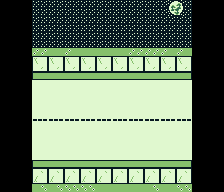

Rendered tile map (Tiled .tmx) drawn with the repository's tilesets; below, a short description and the full map source, tile grids included:
An orthogonal 28x24 tile map with 8x8 px tiles, 1 tile layer (Tile Layer 1).

<map version="1.4" tiledversion="1.4.3" orientation="orthogonal" renderorder="right-down" width="28" height="24" tilewidth="8" tileheight="8" infinite="0" nextlayerid="3" nextobjectid="1">
 <tileset firstgid="1" source="holiday-tileset.tsx" />
 <layer id="1" name="Tile Layer 1" width="28" height="24">
  <data encoding="csv">
0,0,0,0,18,18,18,18,18,18,18,18,18,18,18,18,18,18,18,18,18,35,36,18,0,0,0,0,
0,0,0,0,18,18,18,18,18,18,18,18,18,18,18,18,18,18,18,18,18,43,44,18,0,0,0,0,
0,0,0,0,18,18,18,18,18,18,18,18,18,18,18,18,18,18,18,18,18,18,18,18,0,0,0,0,
0,0,0,0,18,18,18,18,18,18,18,18,18,18,18,18,18,18,18,18,18,18,18,18,0,0,0,0,
0,0,0,0,18,18,18,18,18,18,18,18,18,18,18,18,18,18,18,18,18,18,18,18,0,0,0,0,
0,0,0,0,18,18,18,18,18,18,18,18,18,18,18,18,18,18,18,18,18,18,18,18,0,0,0,0,
0,0,0,0,2147483650,2147483650,2147483649,2147483649,2147483650,2147483649,2147483649,2147483649,2147483649,2147483649,2147483649,2147483649,2147483650,2147483650,2147483650,2147483650,2147483650,2147483649,2147483650,2147483649,0,0,0,0,
0,0,0,0,3,4,3,4,3,4,3,4,3,4,3,4,3,4,3,4,3,4,3,4,0,0,0,0,
0,0,0,0,11,12,11,12,11,12,11,12,11,12,11,12,11,12,11,12,11,12,11,12,0,0,0,0,
0,0,0,0,25,26,26,26,26,26,26,26,26,26,26,26,26,26,26,26,26,26,2147483674,2147483673,0,0,0,0,
0,0,0,0,9,9,9,9,9,9,9,9,9,9,9,9,9,9,9,9,9,9,9,9,0,0,0,0,
0,0,0,0,9,9,9,9,9,9,9,9,9,9,9,9,9,9,9,9,9,9,9,9,0,0,0,0,
0,0,0,0,9,9,9,9,9,9,9,9,9,9,9,9,9,9,9,9,9,9,9,9,0,0,0,0,
0,0,0,0,9,9,9,9,9,9,9,9,9,9,9,9,9,9,9,9,9,9,9,9,0,0,0,0,
0,0,0,0,33,34,33,34,33,34,33,34,33,34,33,34,33,34,33,34,33,34,33,34,0,0,0,0,
0,0,0,0,1073741857,1073741858,1073741857,1073741858,1073741857,1073741858,1073741857,1073741858,1073741857,1073741858,1073741857,1073741858,1073741857,1073741858,1073741857,1073741858,1073741857,1073741858,1073741857,1073741858,0,0,0,0,
0,0,0,0,1073741833,1073741833,1073741833,1073741833,1073741833,1073741833,1073741833,1073741833,1073741833,1073741833,1073741833,1073741833,1073741833,1073741833,1073741833,1073741833,1073741833,1073741833,1073741833,1073741833,0,0,0,0,
0,0,0,0,1073741833,1073741833,1073741833,1073741833,1073741833,1073741833,1073741833,1073741833,1073741833,1073741833,1073741833,1073741833,1073741833,1073741833,1073741833,1073741833,1073741833,1073741833,1073741833,1073741833,0,0,0,0,
0,0,0,0,1073741833,1073741833,1073741833,1073741833,1073741833,1073741833,1073741833,1073741833,1073741833,1073741833,1073741833,1073741833,1073741833,1073741833,1073741833,1073741833,1073741833,1073741833,1073741833,1073741833,0,0,0,0,
0,0,0,0,1073741833,1073741833,1073741833,1073741833,1073741833,1073741833,1073741833,1073741833,1073741833,1073741833,1073741833,1073741833,1073741833,1073741833,1073741833,1073741833,1073741833,1073741833,1073741833,1073741833,0,0,0,0,
0,0,0,0,1073741849,1073741850,1073741850,1073741850,1073741850,1073741850,1073741850,1073741850,1073741850,1073741850,1073741850,1073741850,1073741850,1073741850,1073741850,1073741850,1073741850,1073741850,3221225498,3221225497,0,0,0,0,
0,0,0,0,1073741835,1073741836,1073741835,1073741836,1073741835,1073741836,1073741835,1073741836,1073741835,1073741836,1073741835,1073741836,1073741835,1073741836,1073741835,1073741836,1073741835,1073741836,1073741835,1073741836,0,0,0,0,
0,0,0,0,1073741827,1073741828,1073741827,1073741828,1073741827,1073741828,1073741827,1073741828,1073741827,1073741828,1073741827,1073741828,1073741827,1073741828,1073741827,1073741828,1073741827,1073741828,1073741827,1073741828,0,0,0,0,
0,0,0,0,1,2,1,2,2,2,2,2,1,1,1,1,1,1,1,2,1,1,2,2,0,0,0,0
</data>
 </layer>
</map>